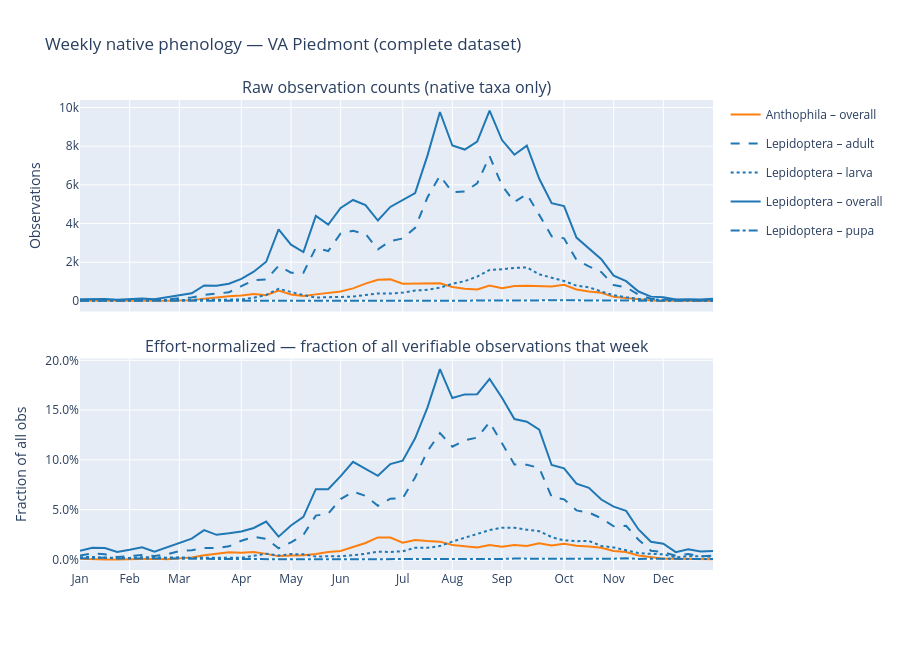

Here is the notebook cell this chart was saved with:
### Code cell
# -- Weekly overview: raw counts + effort-normalized fraction --
import plotly.graph_objects as go
from plotly.subplots import make_subplots

_weeks       = list(range(1, 53))
_month_ticks = [1, 5, 9, 14, 18, 22, 27, 31, 35, 40, 44, 48]
_month_names = ['Jan', 'Feb', 'Mar', 'Apr', 'May', 'Jun', 'Jul', 'Aug', 'Sep', 'Oct', 'Nov', 'Dec']

_fg_colors = {'Lepidoptera': '#1f77b4', 'Anthophila': '#ff7f0e'}
_ls_dashes  = {'overall': 'solid', 'adult': 'dash', 'larva': 'dot', 'pupa': 'dashdot'}

weekly = hist_df[hist_df['interval'] == 'week_of_year'].copy()

fig = make_subplots(
    rows=2, cols=1,
    shared_xaxes=True,
    subplot_titles=(
        'Raw observation counts (native taxa only)',
        'Effort-normalized — fraction of all verifiable observations that week',
    ),
    vertical_spacing=0.1,
)

for (fg, lsb), grp in weekly.groupby(['focus_group', 'life_stage_bucket']):
    if fg == 'Anthophila' and lsb != 'overall':
        continue
    grp  = grp.set_index('bin').reindex(_weeks, fill_value=0)
    name = f'{fg} – {lsb}'
    line = dict(color=_fg_colors[fg], dash=_ls_dashes[lsb])

    fig.add_scatter(x=_weeks, y=grp['count'],    mode='lines', name=name,
                    line=line, legendgroup=name, row=1, col=1)
    fig.add_scatter(x=_weeks, y=grp['fraction'],  mode='lines', name=name,
                    line=line, legendgroup=name, showlegend=False, row=2, col=1)

fig.update_xaxes(tickvals=_month_ticks, ticktext=_month_names)
fig.update_yaxes(title_text='Observations', row=1, col=1)
fig.update_yaxes(title_text='Fraction of all obs', tickformat='.1%', row=2, col=1)
fig.update_layout(
    title='Weekly native phenology — VA Piedmont (complete dataset)',
    height=650,
)
fig.show()

### Figure 1 — Plotly figure (JSON) as saved in the notebook; plotly's stock layout.template omitted (floating-point values rounded to 4 significant figures)
{"data": [{"legendgroup": "Anthophila – overall", "line": {"color": "#ff7f0e", "dash": "solid"}, "mode": "lines", "name": "Anthophila – overall", "type": "scatter", "x": [1, 2, 3, 4, 5, 6, 7, 8, 9, 10, 11, 12, 13, 14, 15, 16, 17, 18, 19, 20, 21, 22, 23, 24, 25, 26, 27, 28, 29, 30, 31, 32, 33, 34, 35, 36, 37, 38, 39, 40, 41, 42, 43, 44, 45, 46, 47, 48, 49, 50, 51, 52], "xaxis": "x", "y": [6, 1, 0, 0, 4, 5, 7, 4, 18, 39, 115, 194, 245, 275, 361, 297, 539, 331, 250, 339, 415, 493, 648, 895, 1094, 1114, 886, 895, 912, 913, 721, 629, 597, 791, 652, 773, 788, 786, 749, 838, 589, 490, 424, 210, 154, 62, 25, 9, 7, 3, 1, 1], "yaxis": "y"}, {"legendgroup": "Anthophila – overall", "line": {"color": "#ff7f0e", "dash": "solid"}, "mode": "lines", "name": "Anthophila – overall", "showlegend": false, "type": "scatter", "x": [1, 2, 3, 4, 5, 6, 7, 8, 9, 10, 11, 12, 13, 14, 15, 16, 17, 18, 19, 20, 21, 22, 23, 24, 25, 26, 27, 28, 29, 30, 31, 32, 33, 34, 35, 36, 37, 38, 39, 40, 41, 42, 43, 44, 45, 46, 47, 48, 49, 50, 51, 52], "xaxis": "x2", "y": [0.0005904, 0.000104, 0.0, 0.0, 0.0004259, 0.0004783, 0.0006629, 0.0002813, 0.001053, 0.002046, 0.004228, 0.006075, 0.007232, 0.006777, 0.007549, 0.005575, 0.003332, 0.003882, 0.004228, 0.005435, 0.007409, 0.008572, 0.01217, 0.01648, 0.02211, 0.02194, 0.01685, 0.01952, 0.01852, 0.01787, 0.01455, 0.01332, 0.01203, 0.01457, 0.01273, 0.01442, 0.01357, 0.01623, 0.01405, 0.01563, 0.01369, 0.0129, 0.01181, 0.008535, 0.007358, 0.003829, 0.001991, 0.0007324, 0.000731, 0.0003399, 0.0001169, 7.689e-05], "yaxis": "y2"}, {"legendgroup": "Lepidoptera – adult", "line": {"color": "#1f77b4", "dash": "dash"}, "mode": "lines", "name": "Lepidoptera – adult", "type": "scatter", "x": [1, 2, 3, 4, 5, 6, 7, 8, 9, 10, 11, 12, 13, 14, 15, 16, 17, 18, 19, 20, 21, 22, 23, 24, 25, 26, 27, 28, 29, 30, 31, 32, 33, 34, 35, 36, 37, 38, 39, 40, 41, 42, 43, 44, 45, 46, 47, 48, 49, 50, 51, 52], "xaxis": "x", "y": [39, 59, 45, 21, 33, 47, 36, 72, 144, 176, 314, 361, 445, 761, 1081, 1104, 1814, 1458, 1462, 2745, 2580, 3489, 3622, 3467, 2666, 3094, 3229, 3777, 5360, 6477, 5615, 5654, 6074, 7482, 5969, 5114, 5519, 4449, 3345, 3237, 2120, 1788, 1486, 819, 706, 320, 110, 90, 34, 48, 27, 51], "yaxis": "y"}, {"legendgroup": "Lepidoptera – adult", "line": {"color": "#1f77b4", "dash": "dash"}, "mode": "lines", "name": "Lepidoptera – adult", "showlegend": false, "type": "scatter", "x": [1, 2, 3, 4, 5, 6, 7, 8, 9, 10, 11, 12, 13, 14, 15, 16, 17, 18, 19, 20, 21, 22, 23, 24, 25, 26, 27, 28, 29, 30, 31, 32, 33, 34, 35, 36, 37, 38, 39, 40, 41, 42, 43, 44, 45, 46, 47, 48, 49, 50, 51, 52], "xaxis": "x2", "y": [0.003838, 0.006134, 0.005168, 0.002443, 0.003514, 0.004496, 0.003409, 0.005064, 0.008423, 0.009235, 0.01154, 0.0113, 0.01314, 0.01875, 0.02261, 0.02072, 0.01121, 0.0171, 0.02472, 0.04401, 0.04606, 0.06066, 0.06801, 0.06386, 0.05389, 0.06095, 0.06139, 0.08238, 0.1088, 0.1268, 0.1133, 0.1198, 0.1223, 0.1378, 0.1166, 0.0954, 0.09507, 0.09189, 0.06276, 0.06037, 0.04928, 0.04707, 0.04137, 0.03329, 0.03373, 0.01976, 0.00876, 0.007324, 0.003551, 0.005439, 0.003156, 0.003922], "yaxis": "y2"}, {"legendgroup": "Lepidoptera – larva", "line": {"color": "#1f77b4", "dash": "dot"}, "mode": "lines", "name": "Lepidoptera – larva", "type": "scatter", "x": [1, 2, 3, 4, 5, 6, 7, 8, 9, 10, 11, 12, 13, 14, 15, 16, 17, 18, 19, 20, 21, 22, 23, 24, 25, 26, 27, 28, 29, 30, 31, 32, 33, 34, 35, 36, 37, 38, 39, 40, 41, 42, 43, 44, 45, 46, 47, 48, 49, 50, 51, 52], "xaxis": "x", "y": [22, 24, 15, 12, 14, 23, 17, 25, 37, 28, 47, 44, 53, 70, 166, 307, 629, 459, 300, 177, 183, 182, 224, 304, 386, 382, 429, 538, 573, 683, 888, 1020, 1258, 1601, 1635, 1709, 1733, 1375, 1193, 1029, 790, 703, 488, 296, 192, 103, 70, 63, 19, 29, 27, 35], "yaxis": "y"}, {"legendgroup": "Lepidoptera – larva", "line": {"color": "#1f77b4", "dash": "dot"}, "mode": "lines", "name": "Lepidoptera – larva", "showlegend": false, "type": "scatter", "x": [1, 2, 3, 4, 5, 6, 7, 8, 9, 10, 11, 12, 13, 14, 15, 16, 17, 18, 19, 20, 21, 22, 23, 24, 25, 26, 27, 28, 29, 30, 31, 32, 33, 34, 35, 36, 37, 38, 39, 40, 41, 42, 43, 44, 45, 46, 47, 48, 49, 50, 51, 52], "xaxis": "x2", "y": [0.002165, 0.002495, 0.001723, 0.001396, 0.001491, 0.0022, 0.00161, 0.001758, 0.002164, 0.001469, 0.001728, 0.001378, 0.001564, 0.001725, 0.003471, 0.005762, 0.003888, 0.005383, 0.005073, 0.002838, 0.003267, 0.003164, 0.004206, 0.005599, 0.007803, 0.007525, 0.008157, 0.01173, 0.01163, 0.01337, 0.01791, 0.0216, 0.02534, 0.02948, 0.03193, 0.03188, 0.02985, 0.0284, 0.02238, 0.01919, 0.01836, 0.01851, 0.01359, 0.01203, 0.009173, 0.006361, 0.005575, 0.005127, 0.001984, 0.003286, 0.003156, 0.002691], "yaxis": "y2"}, {"legendgroup": "Lepidoptera – overall", "line": {"color": "#1f77b4", "dash": "solid"}, "mode": "lines", "name": "Lepidoptera – overall", "type": "scatter", "x": [1, 2, 3, 4, 5, 6, 7, 8, 9, 10, 11, 12, 13, 14, 15, 16, 17, 18, 19, 20, 21, 22, 23, 24, 25, 26, 27, 28, 29, 30, 31, 32, 33, 34, 35, 36, 37, 38, 39, 40, 41, 42, 43, 44, 45, 46, 47, 48, 49, 50, 51, 52], "xaxis": "x", "y": [88, 113, 99, 65, 91, 128, 83, 172, 289, 397, 800, 789, 887, 1138, 1509, 2025, 3703, 2907, 2528, 4400, 3949, 4810, 5220, 4957, 4156, 4860, 5212, 5577, 7526, 9767, 8036, 7826, 8240, 9841, 8317, 7557, 8027, 6315, 5057, 4904, 3276, 2733, 2161, 1305, 1020, 487, 222, 193, 70, 90, 69, 111], "yaxis": "y"}, {"legendgroup": "Lepidoptera – overall", "line": {"color": "#1f77b4", "dash": "solid"}, "mode": "lines", "name": "Lepidoptera – overall", "showlegend": false, "type": "scatter", "x": [1, 2, 3, 4, 5, 6, 7, 8, 9, 10, 11, 12, 13, 14, 15, 16, 17, 18, 19, 20, 21, 22, 23, 24, 25, 26, 27, 28, 29, 30, 31, 32, 33, 34, 35, 36, 37, 38, 39, 40, 41, 42, 43, 44, 45, 46, 47, 48, 49, 50, 51, 52], "xaxis": "x2", "y": [0.00866, 0.01175, 0.01137, 0.007563, 0.009689, 0.01225, 0.00786, 0.0121, 0.0169, 0.02083, 0.02941, 0.02471, 0.02618, 0.02804, 0.03156, 0.03801, 0.02289, 0.03409, 0.04275, 0.07055, 0.0705, 0.08363, 0.09801, 0.0913, 0.08401, 0.09573, 0.0991, 0.1216, 0.1528, 0.1912, 0.1621, 0.1658, 0.166, 0.1812, 0.1624, 0.141, 0.1383, 0.1304, 0.09488, 0.09146, 0.07615, 0.07195, 0.06017, 0.05304, 0.04873, 0.03007, 0.01768, 0.01571, 0.00731, 0.0102, 0.008065, 0.008535], "yaxis": "y2"}, {"legendgroup": "Lepidoptera – pupa", "line": {"color": "#1f77b4", "dash": "dashdot"}, "mode": "lines", "name": "Lepidoptera – pupa", "type": "scatter", "x": [1, 2, 3, 4, 5, 6, 7, 8, 9, 10, 11, 12, 13, 14, 15, 16, 17, 18, 19, 20, 21, 22, 23, 24, 25, 26, 27, 28, 29, 30, 31, 32, 33, 34, 35, 36, 37, 38, 39, 40, 41, 42, 43, 44, 45, 46, 47, 48, 49, 50, 51, 52], "xaxis": "x", "y": [13, 9, 16, 7, 8, 10, 7, 6, 14, 12, 14, 16, 14, 10, 8, 4, 14, 7, 7, 5, 10, 9, 3, 6, 8, 2, 10, 6, 3, 15, 11, 16, 17, 22, 26, 44, 46, 46, 38, 45, 33, 18, 25, 17, 24, 8, 10, 10, 3, 5, 7, 4], "yaxis": "y"}, {"legendgroup": "Lepidoptera – pupa", "line": {"color": "#1f77b4", "dash": "dashdot"}, "mode": "lines", "name": "Lepidoptera – pupa", "showlegend": false, "type": "scatter", "x": [1, 2, 3, 4, 5, 6, 7, 8, 9, 10, 11, 12, 13, 14, 15, 16, 17, 18, 19, 20, 21, 22, 23, 24, 25, 26, 27, 28, 29, 30, 31, 32, 33, 34, 35, 36, 37, 38, 39, 40, 41, 42, 43, 44, 45, 46, 47, 48, 49, 50, 51, 52], "xaxis": "x2", "y": [0.001279, 0.0009356, 0.001837, 0.0008144, 0.0008518, 0.0009567, 0.0006629, 0.000422, 0.0008189, 0.0006297, 0.0005147, 0.000501, 0.0004133, 0.0002464, 0.0001673, 7.508e-05, 8.654e-05, 8.209e-05, 0.0001184, 8.017e-05, 0.0001785, 0.0001565, 5.633e-05, 0.0001105, 0.0001617, 3.94e-05, 0.0001901, 0.0001309, 6.091e-05, 0.0002936, 0.0002219, 0.0003389, 0.0003424, 0.0004052, 0.0005078, 0.0008208, 0.0007924, 0.00095, 0.000713, 0.0008393, 0.000767, 0.0004739, 0.0006961, 0.0006909, 0.001147, 0.000494, 0.0007964, 0.0008138, 0.0003133, 0.0005666, 0.0008182, 0.0003076], "yaxis": "y2"}], "layout": {"annotations": [{"font": {"size": 16}, "showarrow": false, "text": "Raw observation counts (native taxa only)", "x": 0.5, "xanchor": "center", "xref": "paper", "y": 1, "yanchor": "bottom", "yref": "paper"}, {"font": {"size": 16}, "showarrow": false, "text": "Effort-normalized — fraction of all verifiable observations that week", "x": 0.5, "xanchor": "center", "xref": "paper", "y": 0.45, "yanchor": "bottom", "yref": "paper"}], "height": 650, "title": {"text": "Weekly native phenology — VA Piedmont (complete dataset)"}, "xaxis": {"anchor": "y", "domain": [0, 1], "matches": "x2", "showticklabels": false, "ticktext": ["Jan", "Feb", "Mar", "Apr", "May", "Jun", "Jul", "Aug", "Sep", "Oct", "Nov", "Dec"], "tickvals": [1, 5, 9, 14, 18, 22, 27, 31, 35, 40, 44, 48]}, "xaxis2": {"anchor": "y2", "domain": [0, 1], "ticktext": ["Jan", "Feb", "Mar", "Apr", "May", "Jun", "Jul", "Aug", "Sep", "Oct", "Nov", "Dec"], "tickvals": [1, 5, 9, 14, 18, 22, 27, 31, 35, 40, 44, 48]}, "yaxis": {"anchor": "x", "domain": [0.55, 1], "title": {"text": "Observations"}}, "yaxis2": {"anchor": "x2", "domain": [0, 0.45], "tickformat": ".1%", "title": {"text": "Fraction of all obs"}}}}
